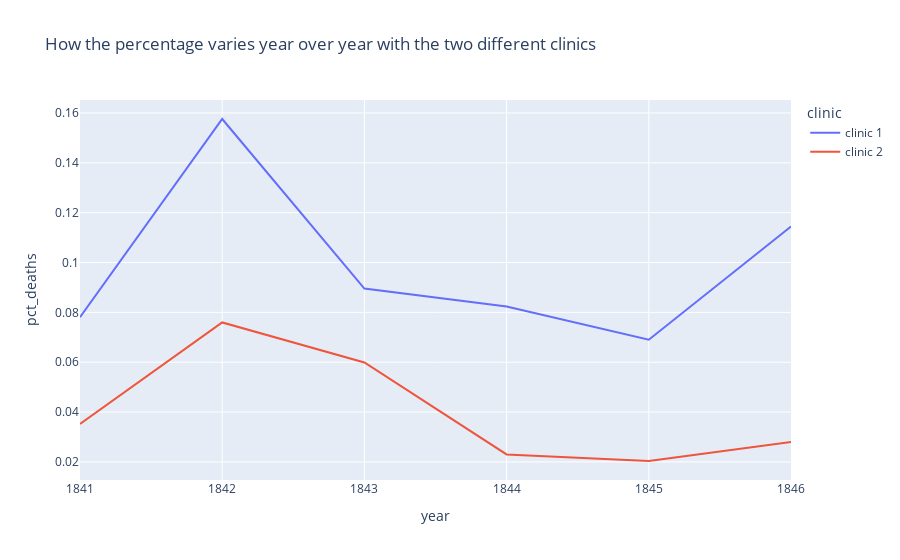

The code cell stored with this chart in its notebook:
### Markdown cell above
### Plotting the Proportion of Yearly Deaths by Clinic

### Code cell
death_moving = px.line(df_yearly, 
                       x='year', 
                       y='pct_deaths', 
                       color='clinic', 
                       title="How the percentage varies year over year with the two different clinics")
death_moving.show()

### Figure 1 — Plotly figure (JSON) as saved in the notebook; plotly's stock layout.template omitted (floating-point values rounded to 4 significant figures)
{"data": [{"hovertemplate": "clinic=clinic 1<br>year=%{x}<br>pct_deaths=%{y}<extra></extra>", "legendgroup": "clinic 1", "line": {"color": "#636efa", "dash": "solid"}, "marker": {"symbol": "circle"}, "mode": "lines", "name": "clinic 1", "orientation": "v", "showlegend": true, "type": "scatter", "x": [1841, 1842, 1843, 1844, 1845, 1846], "xaxis": "x", "y": [0.07806, 0.1576, 0.08954, 0.08236, 0.06901, 0.1145], "yaxis": "y"}, {"hovertemplate": "clinic=clinic 2<br>year=%{x}<br>pct_deaths=%{y}<extra></extra>", "legendgroup": "clinic 2", "line": {"color": "#EF553B", "dash": "solid"}, "marker": {"symbol": "circle"}, "mode": "lines", "name": "clinic 2", "orientation": "v", "showlegend": true, "type": "scatter", "x": [1841, 1842, 1843, 1844, 1845, 1846], "xaxis": "x", "y": [0.03522, 0.07597, 0.05988, 0.023, 0.02036, 0.02797], "yaxis": "y"}], "layout": {"legend": {"title": {"text": "clinic"}, "tracegroupgap": 0}, "title": {"text": "How the percentage varies year over year with the two different clinics"}, "xaxis": {"anchor": "y", "domain": [0, 1], "title": {"text": "year"}}, "yaxis": {"anchor": "x", "domain": [0, 1], "title": {"text": "pct_deaths"}}}}
